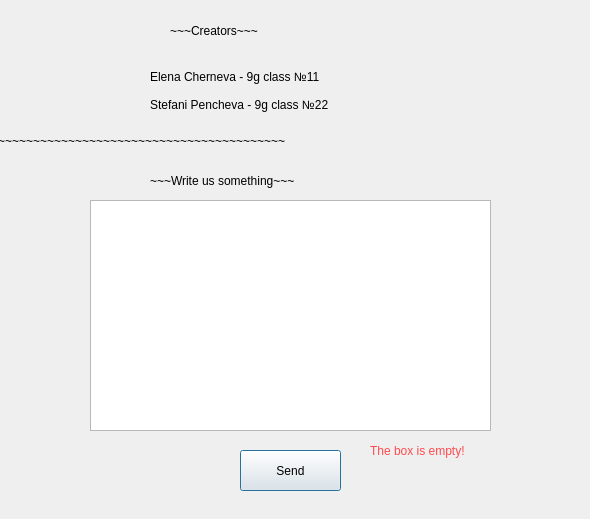
<?xml version="1.0" encoding="UTF-8"?>
<ui version="4.0">
 <class>Dialog</class>
 <widget class="QDialog" name="Dialog">
  <property name="geometry">
   <rect>
    <x>0</x>
    <y>0</y>
    <width>590</width>
    <height>519</height>
   </rect>
  </property>
  <property name="windowTitle">
   <string>Dialog</string>
  </property>
  <widget class="QLabel" name="label">
   <property name="geometry">
    <rect>
     <x>150</x>
     <y>30</y>
     <width>391</width>
     <height>121</height>
    </rect>
   </property>
   <property name="styleSheet">
    <string notr="true">font: 14pt &quot;MS Shell Dlg 2&quot;;</string>
   </property>
   <property name="text">
    <string>Elena Cherneva - 9g class №11

Stefani Pencheva - 9g class №22</string>
   </property>
  </widget>
  <widget class="QLabel" name="label_2">
   <property name="geometry">
    <rect>
     <x>170</x>
     <y>10</y>
     <width>221</width>
     <height>41</height>
    </rect>
   </property>
   <property name="styleSheet">
    <string notr="true">font: 20pt &quot;MS Shell Dlg 2&quot;;</string>
   </property>
   <property name="text">
    <string>~~~Creators~~~</string>
   </property>
  </widget>
  <widget class="QLabel" name="label_3">
   <property name="geometry">
    <rect>
     <x>-30</x>
     <y>120</y>
     <width>651</width>
     <height>41</height>
    </rect>
   </property>
   <property name="styleSheet">
    <string notr="true">font: 20pt &quot;MS Shell Dlg 2&quot;;</string>
   </property>
   <property name="text">
    <string>~~~~~~~~~~~~~~~~~~~~~~~~~~~~~~~~~~~~~~~~~~~~~</string>
   </property>
  </widget>
  <widget class="QLabel" name="label_4">
   <property name="geometry">
    <rect>
     <x>150</x>
     <y>160</y>
     <width>401</width>
     <height>41</height>
    </rect>
   </property>
   <property name="styleSheet">
    <string notr="true">font: 15pt &quot;MS Shell Dlg 2&quot;;</string>
   </property>
   <property name="text">
    <string>~~~Write us something~~~</string>
   </property>
  </widget>
  <widget class="QTextEdit" name="box">
   <property name="geometry">
    <rect>
     <x>90</x>
     <y>200</y>
     <width>401</width>
     <height>231</height>
    </rect>
   </property>
  </widget>
  <widget class="QPushButton" name="send_btn">
   <property name="geometry">
    <rect>
     <x>240</x>
     <y>450</y>
     <width>101</width>
     <height>41</height>
    </rect>
   </property>
   <property name="text">
    <string>Send</string>
   </property>
  </widget>
  <widget class="QLabel" name="warn_label">
   <property name="geometry">
    <rect>
     <x>370</x>
     <y>440</y>
     <width>101</width>
     <height>21</height>
    </rect>
   </property>
   <property name="styleSheet">
    <string notr="true">color: rgb(255, 74, 77);</string>
   </property>
   <property name="text">
    <string>The box is empty!</string>
   </property>
  </widget>
 </widget>
 <resources/>
 <connections/>
</ui>
